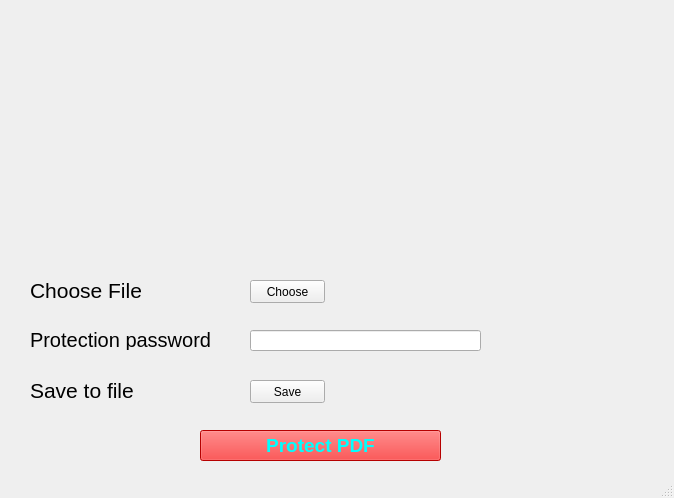
<?xml version="1.0" encoding="UTF-8"?>
<ui version="4.0">
 <class>MainWindow</class>
 <widget class="QMainWindow" name="MainWindow">
  <property name="geometry">
   <rect>
    <x>0</x>
    <y>0</y>
    <width>674</width>
    <height>498</height>
   </rect>
  </property>
  <property name="windowTitle">
   <string>PDFProtect</string>
  </property>
  <property name="windowIcon">
   <iconset>
    <normaloff>pdficon.ico</normaloff>pdficon.ico</iconset>
  </property>
  <widget class="QWidget" name="centralwidget">
   <widget class="QLabel" name="label">
    <property name="geometry">
     <rect>
      <x>-130</x>
      <y>0</y>
      <width>811</width>
      <height>261</height>
     </rect>
    </property>
    <property name="text">
     <string/>
    </property>
    <property name="pixmap">
     <pixmap>bg.png</pixmap>
    </property>
   </widget>
   <widget class="QLabel" name="label_2">
    <property name="geometry">
     <rect>
      <x>30</x>
      <y>280</y>
      <width>111</width>
      <height>20</height>
     </rect>
    </property>
    <property name="styleSheet">
     <string notr="true">font-size: 21px;</string>
    </property>
    <property name="text">
     <string>Choose File</string>
    </property>
   </widget>
   <widget class="QLabel" name="label_3">
    <property name="geometry">
     <rect>
      <x>30</x>
      <y>330</y>
      <width>181</width>
      <height>20</height>
     </rect>
    </property>
    <property name="styleSheet">
     <string notr="true">font-size: 20px;</string>
    </property>
    <property name="text">
     <string>Protection password</string>
    </property>
   </widget>
   <widget class="QPushButton" name="chooseFile">
    <property name="geometry">
     <rect>
      <x>250</x>
      <y>280</y>
      <width>75</width>
      <height>23</height>
     </rect>
    </property>
    <property name="text">
     <string>Choose</string>
    </property>
   </widget>
   <widget class="QLineEdit" name="password">
    <property name="geometry">
     <rect>
      <x>250</x>
      <y>330</y>
      <width>231</width>
      <height>21</height>
     </rect>
    </property>
    <property name="text">
     <string/>
    </property>
   </widget>
   <widget class="QPushButton" name="protectpdf">
    <property name="geometry">
     <rect>
      <x>200</x>
      <y>430</y>
      <width>241</width>
      <height>31</height>
     </rect>
    </property>
    <property name="styleSheet">
     <string notr="true">background-color: rgb(255, 0, 0);
color: rgb(0, 255, 255);
font-weight: bold;
font-size: 19px;</string>
    </property>
    <property name="text">
     <string>Protect PDF</string>
    </property>
   </widget>
   <widget class="QLabel" name="label_4">
    <property name="geometry">
     <rect>
      <x>30</x>
      <y>380</y>
      <width>181</width>
      <height>20</height>
     </rect>
    </property>
    <property name="styleSheet">
     <string notr="true">font-size: 21px</string>
    </property>
    <property name="text">
     <string>Save to file</string>
    </property>
   </widget>
   <widget class="QPushButton" name="saveto">
    <property name="geometry">
     <rect>
      <x>250</x>
      <y>380</y>
      <width>75</width>
      <height>23</height>
     </rect>
    </property>
    <property name="text">
     <string>Save</string>
    </property>
   </widget>
   <widget class="QLabel" name="chosenFile">
    <property name="geometry">
     <rect>
      <x>410</x>
      <y>280</y>
      <width>41</width>
      <height>20</height>
     </rect>
    </property>
    <property name="text">
     <string/>
    </property>
   </widget>
   <widget class="QLabel" name="savingFile">
    <property name="geometry">
     <rect>
      <x>420</x>
      <y>380</y>
      <width>47</width>
      <height>13</height>
     </rect>
    </property>
    <property name="text">
     <string/>
    </property>
   </widget>
  </widget>
  <widget class="QStatusBar" name="statusbar"/>
 </widget>
 <resources/>
 <connections/>
</ui>
